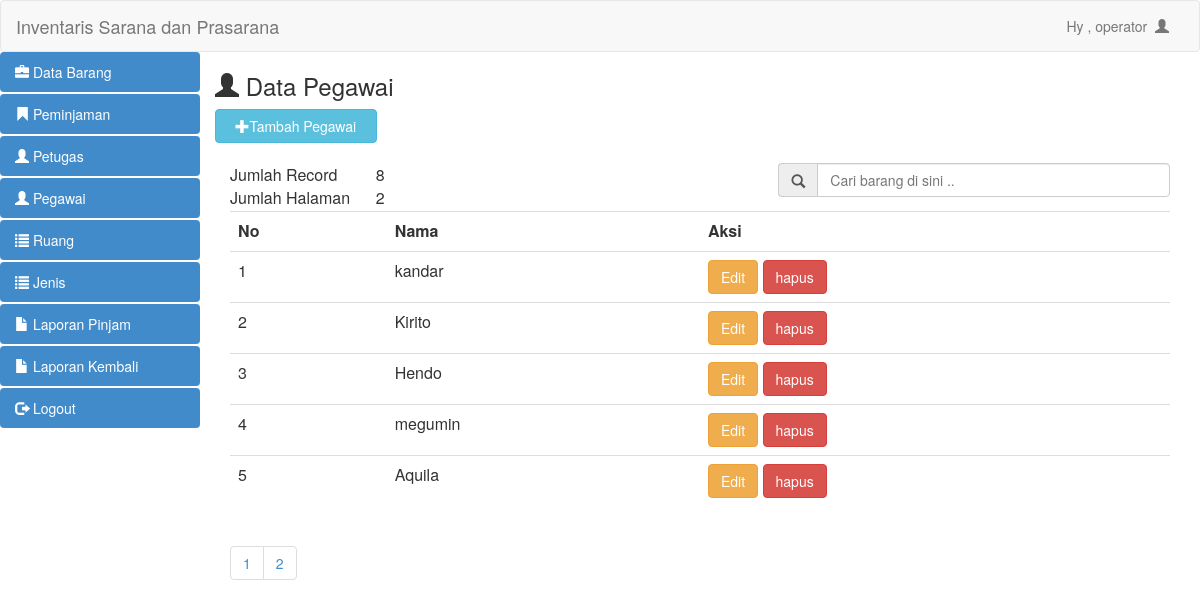
The page /operator/pegawai.php (signed in) on the database its author committed.
### tables this page shows
CREATE TABLE IF NOT EXISTS `pegawai` (
  `id_pegawai` int(11) NOT NULL AUTO_INCREMENT,
  `username` varchar(50) DEFAULT NULL,
  `nama_pegawai` varchar(50) DEFAULT NULL,
  `nip` varchar(50) DEFAULT NULL,
  `alamat` varchar(50) DEFAULT NULL,
  PRIMARY KEY (`id_pegawai`)
);

### operator/pegawai.php (the view, shortened to what this page needs)
  <?php
include 'header.php';
?>
<h3><span class="glyphicon glyphicon-user"></span>  Data Pegawai</h3>
 <button style="margin-bottom:20px" data-toggle="modal" data-target="#myModal" class="btn btn-info col-md-2"><span class="glyphicon glyphicon-plus"></span>Tambah Pegawai</button>
<?php
$per_hal=5;
$jumlah_record=mysql_query("SELECT COUNT(*) from pegawai");
$jum=mysql_result($jumlah_record, 0);
$halaman=ceil($jum / $per_hal);
$page = (isset($_GET['page'])) ? (int)$_GET['page'] : 1;
$start = ($page - 1) * $per_hal;
?>
<div class="col-md-12">
  <table class="col-md-2">
    <tr>
      <td>Jumlah Record</td>
      <td><?php echo $jum; ?></td>
    </tr>
    <tr>
      <td>Jumlah Halaman</td>
      <td><?php echo $halaman; ?></td>
    </tr>
  </table>
 <form action="cari_pegawai.php" method="get">
  <div class="input-group col-md-5 col-md-offset-7">
    <span class="input-group-addon" id="basic-addon1"><span class="glyphicon glyphicon-search"></span></span>
    <input type="text" class="form-control" placeholder="Cari barang di sini .." aria-describedby="basic-addon1" name="cari">
  </div>
   </form>
  <table class="table table-hover">
        <tr>
          <th class="col-md-1">No</th>
      <th class="col-md-2" >Nama </th>
      <th class="col-md-3" >Aksi</th>
        </tr>
 <?php
  if(isset($_GET['cari'])){
    $cari=mysql_real_escape_string($_GET['cari']);
    $brg=mysql_query("select * from pegawai where nama_pegawai like '$cari%'");
  }else{
    $brg=mysql_query("select * from pegawai limit $start, $per_hal");
  }
  $no=1;
  while($data=mysql_fetch_array($brg)){
    ?>
                                        <tr class="odd gradeX">
                                            <td><?php echo $no?></td>
                       <td><?php echo $data['nama_pegawai'];?></td>
                      <td class="center"><a href="edit_pegawai.php?id=<?php echo $data['id_pegawai']; ?>" class="btn btn-warning" > Edit </a>
            <a href="hapus_pegawai.php?id=<?php echo $data['id_pegawai']; ?>"
                onClick = "return confirm('Apakah Anda ingin mengapus
            <?php echo $data['nama_petugas']; ?>?')" class="btn btn-danger"> hapus</a></td>
                                        </tr>
                                        <?php $no++; }?>
                    </table>
      <ul class="pagination">
      <?php
      for($x=1;$x<=$halaman;$x++){
        ?>
        <li><a href="?page=<?php echo $x ?>"><?php echo $x ?></a></li>
        <?php
      }
      ?>
    </ul>
<?php
  include 'footer.php';
  ?>
</html>

### rows shown on the page
pegawai: nama_pegawai "kandar"
pegawai: nama_pegawai "Kirito"
pegawai: nama_pegawai "Hendo"
pegawai: nama_pegawai "megumin"
pegawai: nama_pegawai "Aquila"

### other values the page prints
$_SESSION['nama'] "operator"
$jum "8"
$halaman "2"
